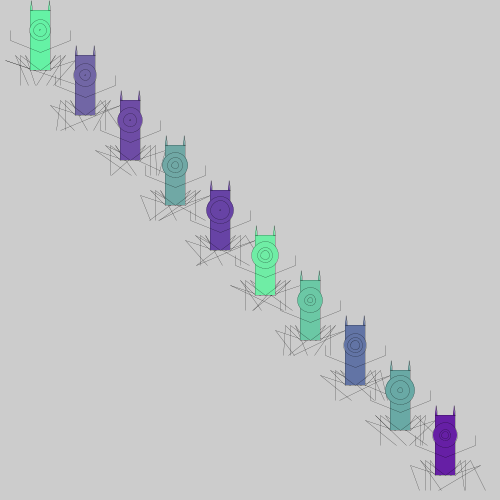
Frame 1 (no input)
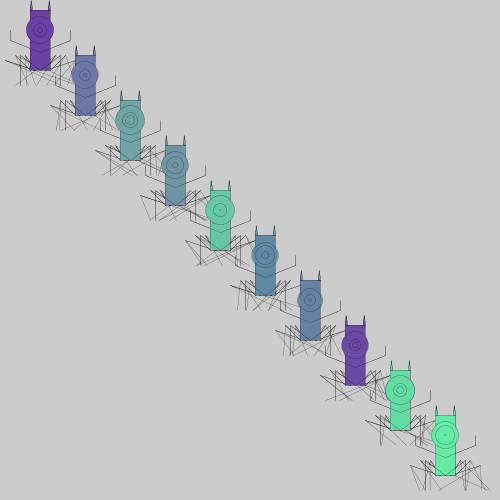
Frame 2 (the mouse pressed at the canvas centre, redrawn once)

The Processing sketch that drew these frames (run headless with seeded random() and noise(); the mouse was pressed at the canvas centre and the sketch redrawn once):

// Processing sketch: processing_54112
// ── processing_54112.pde

float spacer;
float rs;
float r;
float g;
float b;
float s1;
float s2;
float s3;
float r1;
float g1;
float b1;
float e1;
float e2;
float e3;
float e4;
float e5;
float e6;

void setup()
{
  size(500,500);
  rectMode(CENTER);
  smooth();
  noLoop();
  spacer = width/10.0;
}

void draw()
{
  scale(.2);
  for(float i = -50; i<2000; i+=225)
  {
    rs = random(0,500);
    r = random(97,114);
    g = random(3,255);
    b = random(165,0);
    robot(i,i,rs,color(r,g,b));
  }
  
}

void robot(float x, float y, float s, color c)
{
  pushMatrix();
  fill(c);
  translate(x,y);
  
  e1=random(100,500);
  e2=random(100,500);
  e3=random(100,500);
  e4=random(100,500);
  e5=random(100,500);
  e6=random(100,500);
  
  //Left Hind Legs
  line(200,400,125,325);
  line(125,325,e1,475);
  line(225,400,75,350);
  line(75,350,e2,475);  
  line(225,400,175,325);
  line(175,325,e3,475);  
  
  //Right Hind Legs
  line(300,400,375,325);
  line(375,325,e4,475);
  line(275,400,425,350);
  line(425,350,e5,475);
  line(275,400,325,325);
  line(325,325,e6,475);  
  
  pushMatrix();
  //Eye
  s1=random(0,50);
  s2=random(50,100);
  s3=random(100,150);
  r1=random(0,255);
  g1=random(0,255);
  b1=random(0,255);
  rect(width/2,height/2,100,300);
  ellipse(width/2,200,s3,s3);
  ellipse(width/2,200,s2,s2);
  ellipse(width/2,200,s1,s1);
  triangle(200,100,205,50,210,100);
  triangle(290,100,295,50,300,100);
  popMatrix();

  //Left Fore Legs
  line(250,400,350,325);
  line(350,325,350,475);
  line(250,310,400,250);
  line(400,250,400,200);
  
  //Right Fore Legs
  line(250,400,150,325);
  line(150,325,150,475);
  line(250,310,100,250);
  line(100,250,100,200);
  popMatrix();
}
